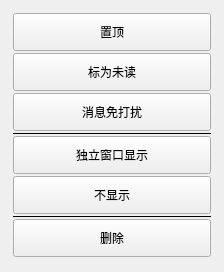
<?xml version="1.0" encoding="UTF-8"?>
<ui version="4.0">
 <class>ConversationMenu</class>
 <widget class="QWidget" name="ConversationMenu">
  <property name="windowTitle"><string>会话操作</string></property>
  <property name="minimumSize"><size><width>224</width><height>0</height></size></property>
  <property name="maximumSize"><size><width>224</width><height>16777215</height></size></property>
  <layout class="QVBoxLayout" name="popup_layout">
   <property name="spacing"><number>0</number></property>
   <property name="leftMargin"><number>8</number></property>
   <property name="topMargin"><number>8</number></property>
   <property name="rightMargin"><number>8</number></property>
   <property name="bottomMargin"><number>10</number></property>
   <item><widget class="QFrame" name="menu_panel">
    <property name="frameShape"><enum>QFrame::NoFrame</enum></property>
    <layout class="QVBoxLayout" name="menu_layout">
     <property name="spacing"><number>2</number></property>
     <property name="leftMargin"><number>5</number></property>
     <property name="topMargin"><number>5</number></property>
     <property name="rightMargin"><number>5</number></property>
     <property name="bottomMargin"><number>5</number></property>
      <item><widget class="QPushButton" name="pin_btn">
       <property name="minimumSize"><size><width>0</width><height>38</height></size></property>
       <property name="maximumSize"><size><width>16777215</width><height>38</height></size></property>
       <property name="text"><string>置顶</string></property>
       <property name="toolTip"><string>置顶</string></property>
       <property name="accessibleName"><string>置顶</string></property>
       <property name="cursor"><cursorShape>PointingHandCursor</cursorShape></property>
       <property name="focusPolicy"><enum>Qt::StrongFocus</enum></property>
       <property name="autoDefault"><bool>false</bool></property>
       <property name="icon"><iconset resource="../rc.qrc"><normaloff>:/icons/conversation-pin.svg</normaloff>:/icons/conversation-pin.svg</iconset></property>
       <property name="iconSize"><size><width>18</width><height>18</height></size></property>
      </widget></item>
      <item><widget class="QPushButton" name="read_btn">
       <property name="minimumSize"><size><width>0</width><height>38</height></size></property>
       <property name="maximumSize"><size><width>16777215</width><height>38</height></size></property>
       <property name="text"><string>标为未读</string></property>
       <property name="toolTip"><string>标为未读</string></property>
       <property name="accessibleName"><string>标为未读</string></property>
       <property name="cursor"><cursorShape>PointingHandCursor</cursorShape></property>
       <property name="focusPolicy"><enum>Qt::StrongFocus</enum></property>
       <property name="autoDefault"><bool>false</bool></property>
       <property name="icon"><iconset resource="../rc.qrc"><normaloff>:/icons/conversation-mail.svg</normaloff>:/icons/conversation-mail.svg</iconset></property>
       <property name="iconSize"><size><width>18</width><height>18</height></size></property>
      </widget></item>
      <item><widget class="QPushButton" name="mute_btn">
       <property name="minimumSize"><size><width>0</width><height>38</height></size></property>
       <property name="maximumSize"><size><width>16777215</width><height>38</height></size></property>
       <property name="text"><string>消息免打扰</string></property>
       <property name="toolTip"><string>消息免打扰（暂未实现）</string></property>
       <property name="accessibleName"><string>消息免打扰</string></property>
       <property name="cursor"><cursorShape>PointingHandCursor</cursorShape></property>
       <property name="focusPolicy"><enum>Qt::StrongFocus</enum></property>
       <property name="autoDefault"><bool>false</bool></property>
       <property name="icon"><iconset resource="../rc.qrc"><normaloff>:/icons/conversation-bell-off.svg</normaloff>:/icons/conversation-bell-off.svg</iconset></property>
       <property name="iconSize"><size><width>18</width><height>18</height></size></property>
      </widget></item>
      <item><widget class="QFrame" name="separator_3">
       <property name="frameShape"><enum>QFrame::HLine</enum></property>
       <property name="minimumSize"><size><width>0</width><height>1</height></size></property>
       <property name="maximumSize"><size><width>16777215</width><height>1</height></size></property>
      </widget></item>
      <item><widget class="QPushButton" name="window_btn">
       <property name="minimumSize"><size><width>0</width><height>38</height></size></property>
       <property name="maximumSize"><size><width>16777215</width><height>38</height></size></property>
       <property name="text"><string>独立窗口显示</string></property>
       <property name="toolTip"><string>独立窗口显示（暂未实现）</string></property>
       <property name="accessibleName"><string>独立窗口显示</string></property>
       <property name="cursor"><cursorShape>PointingHandCursor</cursorShape></property>
       <property name="focusPolicy"><enum>Qt::StrongFocus</enum></property>
       <property name="autoDefault"><bool>false</bool></property>
       <property name="icon"><iconset resource="../rc.qrc"><normaloff>:/icons/conversation-external-link.svg</normaloff>:/icons/conversation-external-link.svg</iconset></property>
       <property name="iconSize"><size><width>18</width><height>18</height></size></property>
      </widget></item>
      <item><widget class="QPushButton" name="hide_btn">
       <property name="minimumSize"><size><width>0</width><height>38</height></size></property>
       <property name="maximumSize"><size><width>16777215</width><height>38</height></size></property>
       <property name="text"><string>不显示</string></property>
       <property name="toolTip"><string>不显示（暂未实现）</string></property>
       <property name="accessibleName"><string>不显示</string></property>
       <property name="cursor"><cursorShape>PointingHandCursor</cursorShape></property>
       <property name="focusPolicy"><enum>Qt::StrongFocus</enum></property>
       <property name="autoDefault"><bool>false</bool></property>
       <property name="icon"><iconset resource="../rc.qrc"><normaloff>:/icons/conversation-eye-off.svg</normaloff>:/icons/conversation-eye-off.svg</iconset></property>
       <property name="iconSize"><size><width>18</width><height>18</height></size></property>
      </widget></item>
      <item><widget class="QFrame" name="separator_5">
       <property name="frameShape"><enum>QFrame::HLine</enum></property>
       <property name="minimumSize"><size><width>0</width><height>1</height></size></property>
       <property name="maximumSize"><size><width>16777215</width><height>1</height></size></property>
      </widget></item>
      <item><widget class="QPushButton" name="delete_btn">
       <property name="minimumSize"><size><width>0</width><height>38</height></size></property>
       <property name="maximumSize"><size><width>16777215</width><height>38</height></size></property>
       <property name="text"><string>删除</string></property>
       <property name="toolTip"><string>删除（暂未实现）</string></property>
       <property name="accessibleName"><string>删除</string></property>
       <property name="cursor"><cursorShape>PointingHandCursor</cursorShape></property>
       <property name="focusPolicy"><enum>Qt::StrongFocus</enum></property>
       <property name="autoDefault"><bool>false</bool></property>
       <property name="icon"><iconset resource="../rc.qrc"><normaloff>:/icons/conversation-trash-2.svg</normaloff>:/icons/conversation-trash-2.svg</iconset></property>
       <property name="iconSize"><size><width>18</width><height>18</height></size></property>
      </widget></item>
    </layout>
   </widget></item>
  </layout>
 </widget>
 <resources><include location="../rc.qrc"/></resources>
 <connections/>
</ui>
